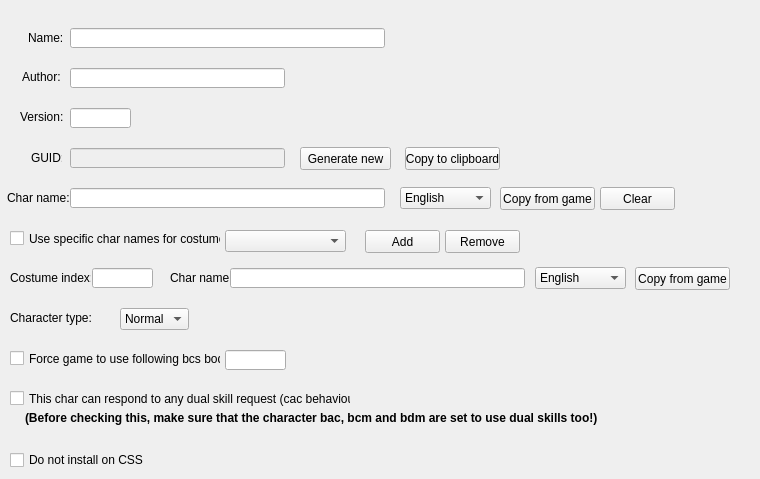
    <widget class="QWidget" name="modInfoTab">
     <property name="autoFillBackground">
      <bool>true</bool>
     </property>
     <attribute name="title">
      <string>Mod info</string>
     </attribute>
     <widget class="QLabel" name="label">
      <property name="geometry">
       <rect>
        <x>28</x>
        <y>30</y>
        <width>51</width>
        <height>16</height>
       </rect>
      </property>
      <property name="text">
       <string>Name:</string>
      </property>
     </widget>
     <widget class="QLabel" name="label_2">
      <property name="geometry">
       <rect>
        <x>20</x>
        <y>110</y>
        <width>47</width>
        <height>13</height>
       </rect>
      </property>
      <property name="text">
       <string>Version:</string>
      </property>
     </widget>
     <widget class="QLineEdit" name="modNameEdit">
      <property name="geometry">
       <rect>
        <x>70</x>
        <y>28</y>
        <width>315</width>
        <height>20</height>
       </rect>
      </property>
     </widget>
     <widget class="QLineEdit" name="modVersionEdit">
      <property name="geometry">
       <rect>
        <x>70</x>
        <y>108</y>
        <width>61</width>
        <height>20</height>
       </rect>
      </property>
     </widget>
     <widget class="QLabel" name="label_3">
      <property name="geometry">
       <rect>
        <x>22</x>
        <y>70</y>
        <width>47</width>
        <height>13</height>
       </rect>
      </property>
      <property name="text">
       <string>Author:</string>
      </property>
     </widget>
     <widget class="QLineEdit" name="modAuthorEdit">
      <property name="geometry">
       <rect>
        <x>70</x>
        <y>68</y>
        <width>215</width>
        <height>20</height>
       </rect>
      </property>
     </widget>
     <widget class="QLabel" name="label_4">
      <property name="geometry">
       <rect>
        <x>31</x>
        <y>150</y>
        <width>31</width>
        <height>16</height>
       </rect>
      </property>
      <property name="text">
       <string>GUID:</string>
      </property>
     </widget>
     <widget class="QLineEdit" name="modGuidEdit">
      <property name="enabled">
       <bool>false</bool>
      </property>
      <property name="geometry">
       <rect>
        <x>70</x>
        <y>148</y>
        <width>215</width>
        <height>20</height>
       </rect>
      </property>
     </widget>
     <widget class="QLabel" name="label_5">
      <property name="geometry">
       <rect>
        <x>7</x>
        <y>190</y>
        <width>101</width>
        <height>16</height>
       </rect>
      </property>
      <property name="text">
       <string>Char name:</string>
      </property>
     </widget>
     <widget class="QLineEdit" name="charaNameEdit">
      <property name="geometry">
       <rect>
        <x>70</x>
        <y>188</y>
        <width>315</width>
        <height>20</height>
       </rect>
      </property>
     </widget>
     <widget class="QComboBox" name="charaNameLangComboBox">
      <property name="geometry">
       <rect>
        <x>400</x>
        <y>187</y>
        <width>91</width>
        <height>22</height>
       </rect>
      </property>
      <item>
       <property name="text">
        <string>English</string>
       </property>
      </item>
      <item>
       <property name="text">
        <string>Spanish (es)</string>
       </property>
      </item>
      <item>
       <property name="text">
        <string>Spanish (ca)</string>
       </property>
      </item>
      <item>
       <property name="text">
        <string>French</string>
       </property>
      </item>
      <item>
       <property name="text">
        <string>German</string>
       </property>
      </item>
      <item>
       <property name="text">
        <string>Italian</string>
       </property>
      </item>
      <item>
       <property name="text">
        <string>Portuguese</string>
       </property>
      </item>
      <item>
       <property name="text">
        <string>Polish</string>
       </property>
      </item>
      <item>
       <property name="text">
        <string>Russian</string>
       </property>
      </item>
      <item>
       <property name="text">
        <string>Chinese (tw)</string>
       </property>
      </item>
      <item>
       <property name="text">
        <string>Chinese (zh)</string>
       </property>
      </item>
      <item>
       <property name="text">
        <string>Korean</string>
       </property>
      </item>
      <item>
       <property name="text">
        <string>Japanese</string>
       </property>
      </item>
     </widget>
     <widget class="QPushButton" name="guidButton">
      <property name="geometry">
       <rect>
        <x>300</x>
        <y>147</y>
        <width>91</width>
        <height>23</height>
       </rect>
      </property>
      <property name="text">
       <string>Generate new</string>
      </property>
     </widget>
     <widget class="QPushButton" name="charNameCopyButton">
      <property name="geometry">
       <rect>
        <x>500</x>
        <y>187</y>
        <width>95</width>
        <height>23</height>
       </rect>
      </property>
      <property name="text">
       <string>Copy from game</string>
      </property>
     </widget>
     <widget class="QCheckBox" name="multNamesCheck">
      <property name="geometry">
       <rect>
        <x>10</x>
        <y>230</y>
        <width>211</width>
        <height>17</height>
       </rect>
      </property>
      <property name="text">
       <string>Use specific char names for costumes</string>
      </property>
     </widget>
     <widget class="QComboBox" name="multNamesComboBox">
      <property name="geometry">
       <rect>
        <x>225</x>
        <y>230</y>
        <width>121</width>
        <height>22</height>
       </rect>
      </property>
     </widget>
     <widget class="QPushButton" name="multNamesAddButton">
      <property name="geometry">
       <rect>
        <x>365</x>
        <y>230</y>
        <width>75</width>
        <height>23</height>
       </rect>
      </property>
      <property name="text">
       <string>Add</string>
      </property>
     </widget>
     <widget class="QPushButton" name="multNamesRemoveButton">
      <property name="geometry">
       <rect>
        <x>445</x>
        <y>230</y>
        <width>75</width>
        <height>23</height>
       </rect>
      </property>
      <property name="text">
       <string>Remove</string>
      </property>
     </widget>
     <widget class="QLabel" name="label_124">
      <property name="geometry">
       <rect>
        <x>10</x>
        <y>270</y>
        <width>81</width>
        <height>16</height>
       </rect>
      </property>
      <property name="text">
       <string>Costume index:</string>
      </property>
     </widget>
     <widget class="QLineEdit" name="multNamesCostEdit">
      <property name="geometry">
       <rect>
        <x>92</x>
        <y>268</y>
        <width>61</width>
        <height>20</height>
       </rect>
      </property>
     </widget>
     <widget class="QLabel" name="label_125">
      <property name="geometry">
       <rect>
        <x>170</x>
        <y>270</y>
        <width>61</width>
        <height>16</height>
       </rect>
      </property>
      <property name="text">
       <string>Char name:</string>
      </property>
     </widget>
     <widget class="QLineEdit" name="multNamesEdit">
      <property name="geometry">
       <rect>
        <x>230</x>
        <y>268</y>
        <width>295</width>
        <height>20</height>
       </rect>
      </property>
     </widget>
     <widget class="QPushButton" name="multNamesCopyButton">
      <property name="geometry">
       <rect>
        <x>635</x>
        <y>267</y>
        <width>95</width>
        <height>23</height>
       </rect>
      </property>
      <property name="text">
       <string>Copy from game</string>
      </property>
     </widget>
     <widget class="QComboBox" name="multNamesLangComboBox">
      <property name="geometry">
       <rect>
        <x>535</x>
        <y>267</y>
        <width>91</width>
        <height>22</height>
       </rect>
      </property>
      <item>
       <property name="text">
        <string>English</string>
       </property>
      </item>
      <item>
       <property name="text">
        <string>Spanish (es)</string>
       </property>
      </item>
      <item>
       <property name="text">
        <string>Spanish (ca)</string>
       </property>
      </item>
      <item>
       <property name="text">
        <string>French</string>
       </property>
      </item>
      <item>
       <property name="text">
        <string>German</string>
       </property>
      </item>
      <item>
       <property name="text">
        <string>Italian</string>
       </property>
      </item>
      <item>
       <property name="text">
        <string>Portuguese</string>
       </property>
      </item>
      <item>
       <property name="text">
        <string>Polish</string>
       </property>
      </item>
      <item>
       <property name="text">
        <string>Russian</string>
       </property>
      </item>
      <item>
       <property name="text">
        <string>Chinese (tw)</string>
       </property>
      </item>
      <item>
       <property name="text">
        <string>Chinese (zh)</string>
       </property>
      </item>
      <item>
       <property name="text">
        <string>Korean</string>
       </property>
      </item>
      <item>
       <property name="text">
        <string>Japanese</string>
       </property>
      </item>
     </widget>
     <widget class="QCheckBox" name="bodyShapeCheck">
      <property name="geometry">
       <rect>
        <x>10</x>
        <y>350</y>
        <width>211</width>
        <height>17</height>
       </rect>
      </property>
      <property name="text">
       <string>Force game to use following bcs body:</string>
      </property>
     </widget>
     <widget class="QLineEdit" name="bodyShapeEdit">
      <property name="geometry">
       <rect>
        <x>225</x>
        <y>350</y>
        <width>61</width>
        <height>20</height>
       </rect>
      </property>
     </widget>
     <widget class="QToolButton" name="charNameClearButon">
      <property name="geometry">
       <rect>
        <x>600</x>
        <y>187</y>
        <width>75</width>
        <height>23</height>
       </rect>
      </property>
      <property name="text">
       <string>Clear</string>
      </property>
      <property name="popupMode">
       <enum>QToolButton::InstantPopup</enum>
      </property>
      <property name="toolButtonStyle">
       <enum>Qt::ToolButtonTextOnly</enum>
      </property>
     </widget>
     <widget class="QCheckBox" name="canUseAnyDualSkillCheck">
      <property name="geometry">
       <rect>
        <x>10</x>
        <y>390</y>
        <width>341</width>
        <height>17</height>
       </rect>
      </property>
      <property name="text">
       <string>This char can respond to any dual skill request (cac behaviour)</string>
      </property>
     </widget>
     <widget class="QLabel" name="label_161">
      <property name="geometry">
       <rect>
        <x>25</x>
        <y>410</y>
        <width>591</width>
        <height>16</height>
       </rect>
      </property>
      <property name="text">
       <string>&lt;html&gt;&lt;head/&gt;&lt;body&gt;&lt;p&gt;&lt;span style=&quot; font-weight:600;&quot;&gt;(Before checking this, make sure that the character bac, bcm and bdm are set to use dual skills too!)&lt;/span&gt;&lt;/p&gt;&lt;/body&gt;&lt;/html&gt;</string>
      </property>
     </widget>
     <widget class="QPushButton" name="guidCopyButton">
      <property name="geometry">
       <rect>
        <x>405</x>
        <y>147</y>
        <width>95</width>
        <height>23</height>
       </rect>
      </property>
      <property name="text">
       <string>Copy to clipboard</string>
      </property>
     </widget>
     <widget class="QLabel" name="label_170">
      <property name="geometry">
       <rect>
        <x>10</x>
        <y>310</y>
        <width>91</width>
        <height>16</height>
       </rect>
      </property>
      <property name="text">
       <string>Character type:</string>
      </property>
     </widget>
     <widget class="QComboBox" name="ctComboBox">
      <property name="geometry">
       <rect>
        <x>120</x>
        <y>308</y>
        <width>69</width>
        <height>22</height>
       </rect>
      </property>
      <item>
       <property name="text">
        <string>Normal</string>
       </property>
      </item>
      <item>
       <property name="text">
        <string>Ozaru</string>
       </property>
      </item>
      <item>
       <property name="text">
        <string>Cell Max</string>
       </property>
      </item>
     </widget>
     <widget class="QCheckBox" name="invisibleCheck">
      <property name="geometry">
       <rect>
        <x>10</x>
        <y>450</y>
        <width>741</width>
        <height>20</height>
       </rect>
      </property>
      <property name="text">
       <string>Do not install on CSS</string>
      </property>
     </widget>
    </widget>
